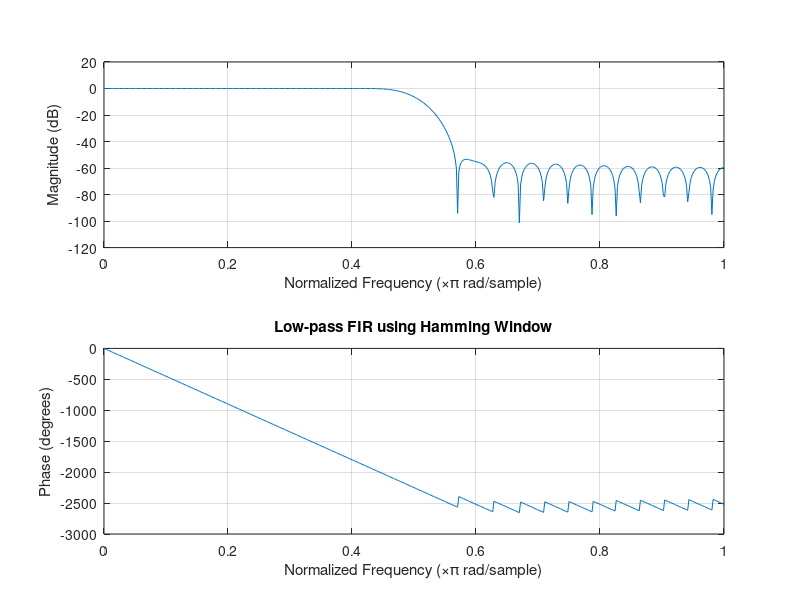

Write the MATLAB code that produced this figure.
clc;
clear;
close all;
%% --- Input Parameters ---
fp = 1000; % Passband cutoff (Hz)
fs = 4000; % Sampling frequency (Hz)
N = 50; % Filter order (even number preferred)
wc = fp/(fs/2); % Normalized cutoff frequency (0 to 1)
%% --- FIR Low Pass using Hamming Window ---
b_hamm = fir1(N, wc, 'low', hamming(N+1));
disp('--- Hamming Window Coefficients ---');
disp(b_hamm');
%% --- Plot Frequency Responses ---
figure;
freqz(b_hamm,1);
title('Low-pass FIR using Hamming Window');
